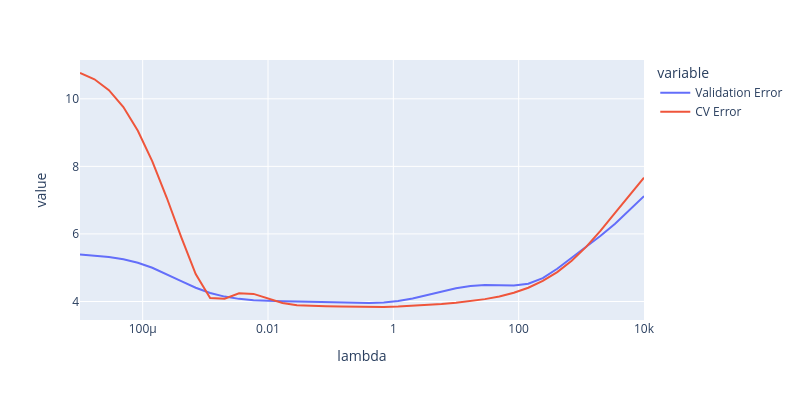

Source (notebook cell):
### Markdown cell above
The code below shows the holdout error that we computed in the previous problem as well as the 4-fold cross-validation error. Note that the cross-validation error shows a similar dependency on lambda relative to the holdout error. This is because they are both doing the same thing: trying to estimate the expected error on unseen data drawn from the distribution from which the training set was drawn. 

In other words, this figure compares the holdout method with 4-fold cross-validation.

### Code cell
px.line(error_vs_lambda, x = "lambda", y = ["Validation Error", "CV Error"], 
        log_x=True, height = 400, width = 800)

### Figure 1 — Plotly figure (JSON) as saved in the notebook; plotly's stock layout.template omitted (floating-point values rounded to 4 significant figures)
{"data": [{"hovertemplate": "variable=Validation Error<br>lambda=%{x}<br>value=%{y}<extra></extra>", "legendgroup": "Validation Error", "line": {"color": "#636efa", "dash": "solid"}, "marker": {"symbol": "circle"}, "mode": "lines", "name": "Validation Error", "orientation": "v", "showlegend": true, "type": "scatter", "x": [1e-05, 1.701e-05, 2.894e-05, 4.924e-05, 8.377e-05, 0.0001425, 0.0002424, 0.0004125, 0.0007017, 0.001194, 0.002031, 0.003455, 0.005878, 0.01, 0.01701, 0.02894, 0.04924, 0.08377, 0.1425, 0.2424, 0.4125, 0.7017, 1.194, 2.031, 3.455, 5.878, 10.0, 17.01, 28.94, 49.24, 83.77, 142.5, 242.4, 412.5, 701.7, 1194.0, 2031.0, 3455.0, 5878.0, 10000.0], "xaxis": "x", "y": [5.39, 5.363, 5.319, 5.25, 5.145, 4.998, 4.81, 4.603, 4.408, 4.253, 4.145, 4.078, 4.039, 4.018, 4.008, 4.001, 3.994, 3.985, 3.973, 3.962, 3.958, 3.971, 4.012, 4.086, 4.187, 4.296, 4.392, 4.459, 4.486, 4.479, 4.47, 4.524, 4.693, 4.968, 5.29, 5.615, 5.946, 6.304, 6.699, 7.119], "yaxis": "y"}, {"hovertemplate": "variable=CV Error<br>lambda=%{x}<br>value=%{y}<extra></extra>", "legendgroup": "CV Error", "line": {"color": "#EF553B", "dash": "solid"}, "marker": {"symbol": "circle"}, "mode": "lines", "name": "CV Error", "orientation": "v", "showlegend": true, "type": "scatter", "x": [1e-05, 1.701e-05, 2.894e-05, 4.924e-05, 8.377e-05, 0.0001425, 0.0002424, 0.0004125, 0.0007017, 0.001194, 0.002031, 0.003455, 0.005878, 0.01, 0.01701, 0.02894, 0.04924, 0.08377, 0.1425, 0.2424, 0.4125, 0.7017, 1.194, 2.031, 3.455, 5.878, 10.0, 17.01, 28.94, 49.24, 83.77, 142.5, 242.4, 412.5, 701.7, 1194.0, 2031.0, 3455.0, 5878.0, 10000.0], "xaxis": "x", "y": [10.76, 10.58, 10.25, 9.756, 9.055, 8.148, 7.07, 5.905, 4.811, 4.104, 4.08, 4.241, 4.225, 4.087, 3.957, 3.89, 3.868, 3.859, 3.85, 3.842, 3.837, 3.838, 3.848, 3.867, 3.893, 3.925, 3.963, 4.01, 4.07, 4.149, 4.257, 4.407, 4.608, 4.87, 5.204, 5.617, 6.1, 6.625, 7.158, 7.666], "yaxis": "y"}], "layout": {"height": 400, "legend": {"title": {"text": "variable"}, "tracegroupgap": 0}, "margin": {"t": 60}, "width": 800, "xaxis": {"anchor": "y", "domain": [0, 1], "title": {"text": "lambda"}, "type": "log"}, "yaxis": {"anchor": "x", "domain": [0, 1], "title": {"text": "value"}}}}
